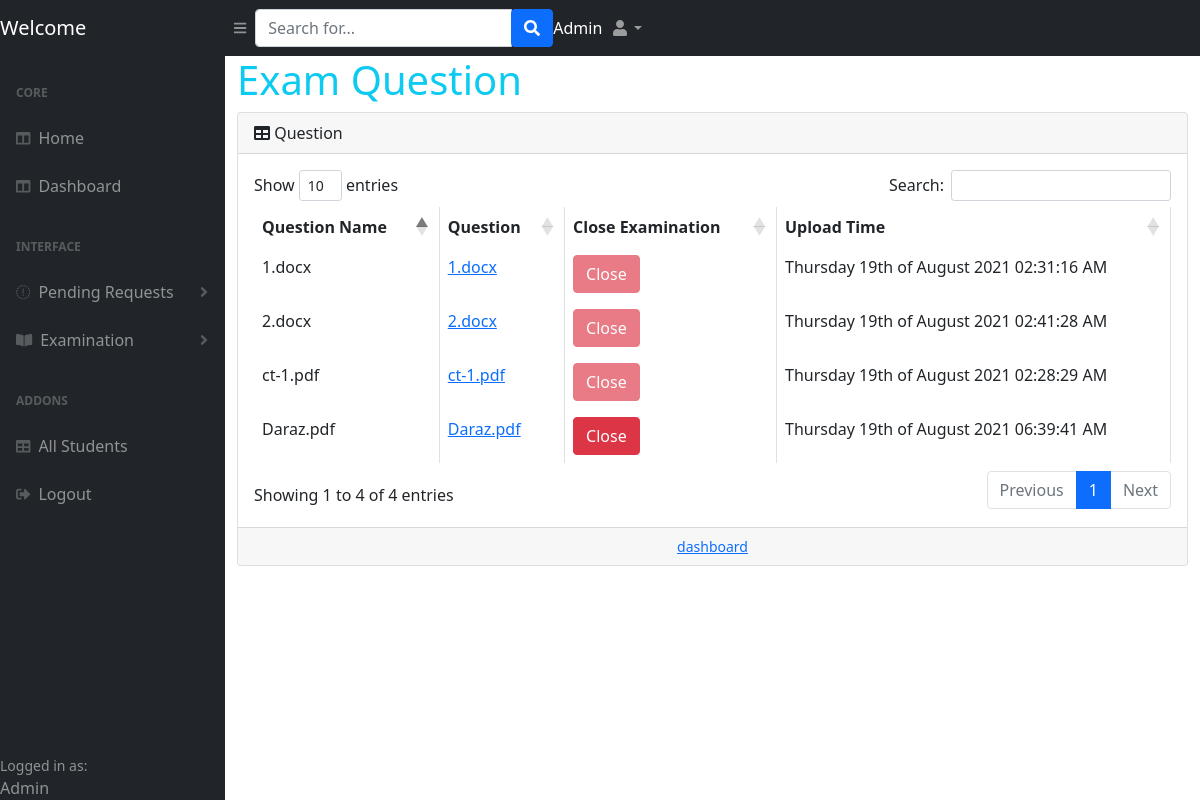
Page /allexam.php (signed in) on the committed database.
### tables this page shows
CREATE TABLE `exam_question` (
  `question_id` int(10) NOT NULL,
  `file_name` varchar(255) NOT NULL,
  `exam_status` int(1) NOT NULL DEFAULT 1,
  `created_at` datetime NOT NULL,
  `end_at` datetime NOT NULL
);

### allexam.php (the view, shortened to what this page needs)
<?php
require('functions.php');
$result = $function->all_exam();
?>
<!DOCTYPE html>
<html>
<head>
    <link href="css/styles.css" rel="stylesheet" />
    <link href="https://cdn.datatables.net/1.10.20/css/dataTables.bootstrap4.min.css" rel="stylesheet" />
</head>
<body class="sb-nav-fixed">
    <nav class="sb-topnav navbar navbar-expand navbar-dark bg-dark">
        <h2 class="navbar-brand">Welcome</h2>
        <button class="btn btn-link btn-sm order-1 order-lg-0" id="sidebarToggle" href="#"><i class="fas fa-bars"></i></button>
        <form class="d-none d-md-inline-block form-inline ml-auto mr-0 mr-md-3 my-2 my-md-0">
            <div class="input-group">
                <input class="form-control" type="text" placeholder="Search for..." aria-label="Search" aria-describedby="basic-addon2" />
                <div class="input-group-append">
                    <button class="btn btn-primary" type="button"><i class="fas fa-search"></i></button>
                </div>
            </div>
        </form>
        <ul class="navbar-nav ml-auto ml-md-0" style="color: white;">
            <?php
            $name = $_SESSION["ainfo"]["name"];
            $function->show_admin_name($name);
            ?>
        </ul>
        <ul class="navbar-nav ml-auto ml-md-0">
            <li class="nav-item dropdown">
                <a class="nav-link dropdown-toggle" id="userDropdown" href="#" role="button" data-toggle="dropdown" aria-haspopup="true" aria-expanded="false"><i class="fas fa-user fa-fw"></i></a>
            </li>
        </ul>
    </nav>
    <div id="layoutSidenav">
        <div id="layoutSidenav_nav">
            <nav class="sb-sidenav accordion sb-sidenav-dark" id="sidenavAccordion">
                <div class="sb-sidenav-menu">
                    <div class="nav">
                        <div class="sb-sidenav-menu-heading">Core</div>
                        <a class="nav-link" href="home.php">
                            <div class="sb-nav-link-icon"><i class="fas fa-columns"></i>
                            </div> Home
                        </a>
                        <a class="nav-link" href="admin.php">
                            <div class="sb-nav-link-icon"><i class="fas fa-columns"></i>
                            </div>Dashboard
                        </a>
                        <div class="sb-sidenav-menu-heading">Interface</div>
                        <a class="nav-link collapsed" href="#" data-toggle="collapse" data-target="#collapsePending" aria-expanded="false" aria-controls="collapsePending">
                            <div class="sb-nav-link-icon"><i class="fas fa-exclamation-square"></i></div>
                            Pending Requests
                            <div class="sb-sidenav-collapse-arrow"><i class="fas fa-angle-down"></i></div>
                        </a>
                        <a class="nav-link collapsed" href="#" data-toggle="collapse" data-target="#collapsePages" aria-expanded="false" aria-controls="collapsePages">
                            <div class="sb-nav-link-icon"><i class="fas fa-book-open"></i></div>
                            Examination
                            <div class="sb-sidenav-collapse-arrow"> <i class="fas fa-angle-down"></i> </div>
                        </a>
                        <div class="sb-sidenav-menu-heading">Addons</div>
                        <a class="nav-link" href="allstudents.php">
                            <div class="sb-nav-link-icon"><i class="fas fa-table"></i></div>
                            All Students
                        </a>
                        <a class="nav-link" href="logout.php">
                            <div class="sb-nav-link-icon"><i class="fas fa-sign-out-alt"></i></div>
                            Logout
                        </a>
                    </div>
                </div>
                <div class="ml-4">
                    <div class="small">Logged in as:</div>
                    Admin
                </div>
            </nav>
        </div>
        <div id="layoutSidenav_content">
            <div class="container-fluid">
                <h1 class="text-info">Exam Question</h1>
                <div class="card mb-4">
                    <div class="card-header">
                        <i class="fas fa-table mr-1"></i>
                        Question
                    </div>
                    <div class="card-body">
                        <div class="table-responsive">
                            <table class="table table-hover table-bordered" id="dataTable" width="100%" cellspacing="0">
                                <thead>
                                    <tr>
                                        <th>Question Name</th>
                                        <th>Question</th>
                                        <th>Close Examination</th>
                                        <th>Upload Time</th>
                                    </tr>
                                </thead>
                                <?php
                                while ($row = $result->fetch_assoc()) { ?>
                                    <tr>
                                        <td><?= $row['file_name']; ?> </td>
                                        <td>
                                            <a href="files/<?php echo $row['file_name'] ?>" download="<?php echo $row['file_name']; ?>" id="file">
                                                <?php echo $row['file_name']; ?>
                                            </a>
                                        </td>
                                        <td>
                                            <button href="" class="btn btn-danger" name="close" id="btn" data-toggle="modal" data-target="#exampleModalCenter-<?= $row['question_id']; ?>" <?php if ($function->xm_button_disable($row['question_id']) == '0') { ?> disabled <?php } ?>">Close</button>
                                        </td>
                                        <td><?= date("l jS \of F Y h:i:s A", strtotime($row['created_at'])); ?>
                                        </td>
                                    </tr>
                                <?php   }  ?>
                            </table>
                        </div>
                    </div>
                    <div class="card-footer text-center">
                        <div class="small"><a href="admin.php">dashboard</a></div>
                    </div>
                </div>
            </div>
        </div>
    </div>
</body>
</html>

### rows in the picture
exam_question: file_name "ct-1.pdf", created_at "Thursday 19th of August 2021 02:28:29 AM"
exam_question: file_name "1.docx", created_at "Thursday 19th of August 2021 02:31:16 AM"
exam_question: file_name "2.docx", created_at "Thursday 19th of August 2021 02:41:28 AM"
exam_question: file_name "Daraz.pdf", created_at "Thursday 19th of August 2021 06:39:41 AM"

### other values in the picture
$name "Admin"
